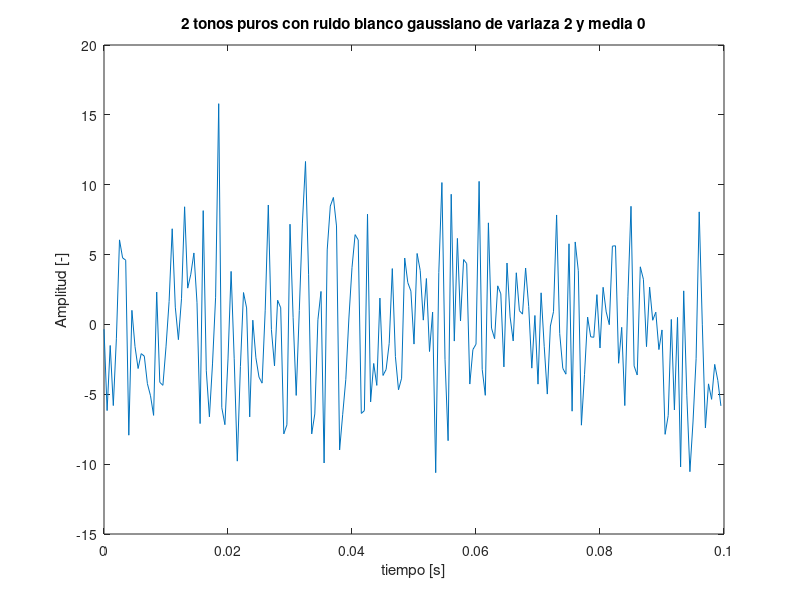
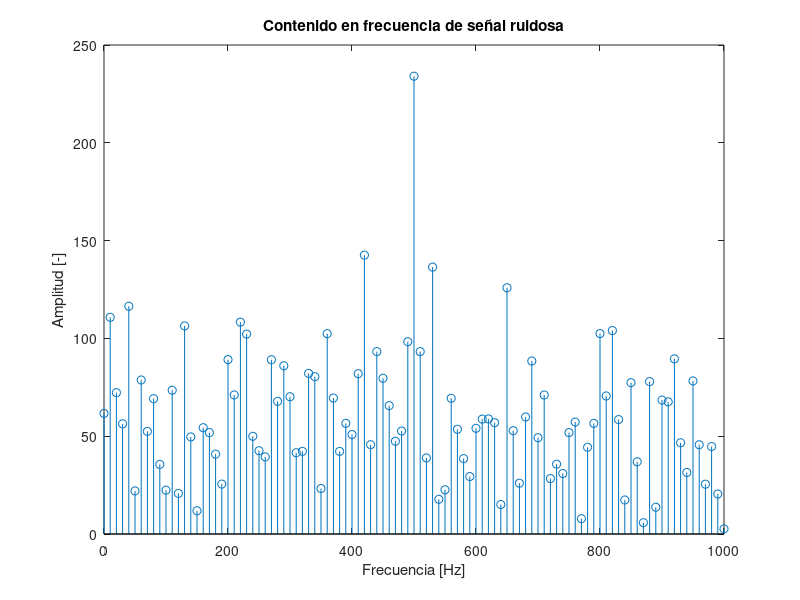
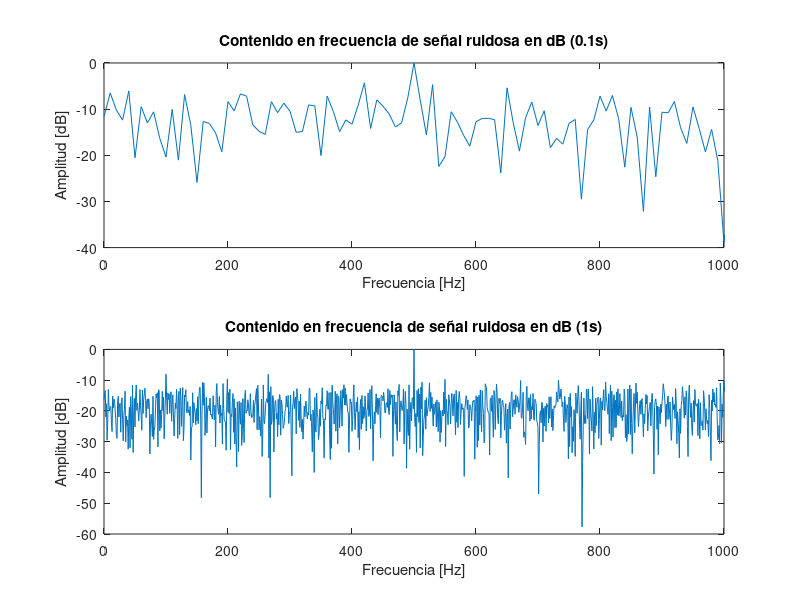

MATLAB code for these plots, in order:
%%%%% Parte II Lab 4 DSP

close all; clear; clc

Fs = 2000; Ts = 1/Fs; t = 0:Ts:0.1-Ts; N = length(t);

% ruido, actualizar a gaussiano
n = sqrt(1/0.0909)*wgn(1,length(t) ,2,"linear"); %wgn(1,length(t),)
var(n)

% señal limpia
s = .5*cos(2*pi*100*t) + 1.5*sin(2*pi*500*t);

% señal con ruido
sn = s + n;

%%% p21: Gráfico en el tiempo 
figure
plot(t,sn);
xlabel("tiempo [s]");ylabel("Amplitud [-]");
title("2 tonos puros con ruido blanco gaussiano de variaza 2 y media 0")

%%% p22: FFT y gráficos de amplitud en frecuencia
SN = fft(sn,N);
f  = (0:(N-1))*Fs/N;
figure
stem(f, abs(SN));xlim([0 1000]);
xlabel("Frecuencia [Hz]");ylabel("Amplitud [-]");
title("Contenido en frecuencia de señal ruidosa");

%%%p23: Gráfico en dB para contenido en frecuencia 
%100 ms
SN_dB = 20*log10(abs(SN));
figure
subplot(2,1,1)
plot(f, SN_dB - max(SN_dB));xlim([0 1000]);
xlabel("Frecuencia [Hz]");ylabel("Amplitud [dB]");
title("Contenido en frecuencia de señal ruidosa en dB (0.1s)");

%1s
Fs = 2000; Ts = 1/Fs; t = 0:Ts:1-Ts; N = length(t);

n = sqrt(1/0.0909)*wgn(1,length(t) ,2,"linear"); var(n)     % rudio wgn(1,length(t),)
s = .5*cos(2*pi*100*t) + 1.5*sin(2*pi*500*t); % señal limpia
sn = s + n;                                   % señal con ruido

SN_dB = 20*log10(abs(fft(sn,N)));
f  = (0:(N-1))*Fs/N;

subplot(2,1,2)
plot(f, SN_dB - max(SN_dB));xlim([0 1000]);
xlabel("Frecuencia [Hz]");ylabel("Amplitud [dB]");
title("Contenido en frecuencia de señal ruidosa en dB (1s)");